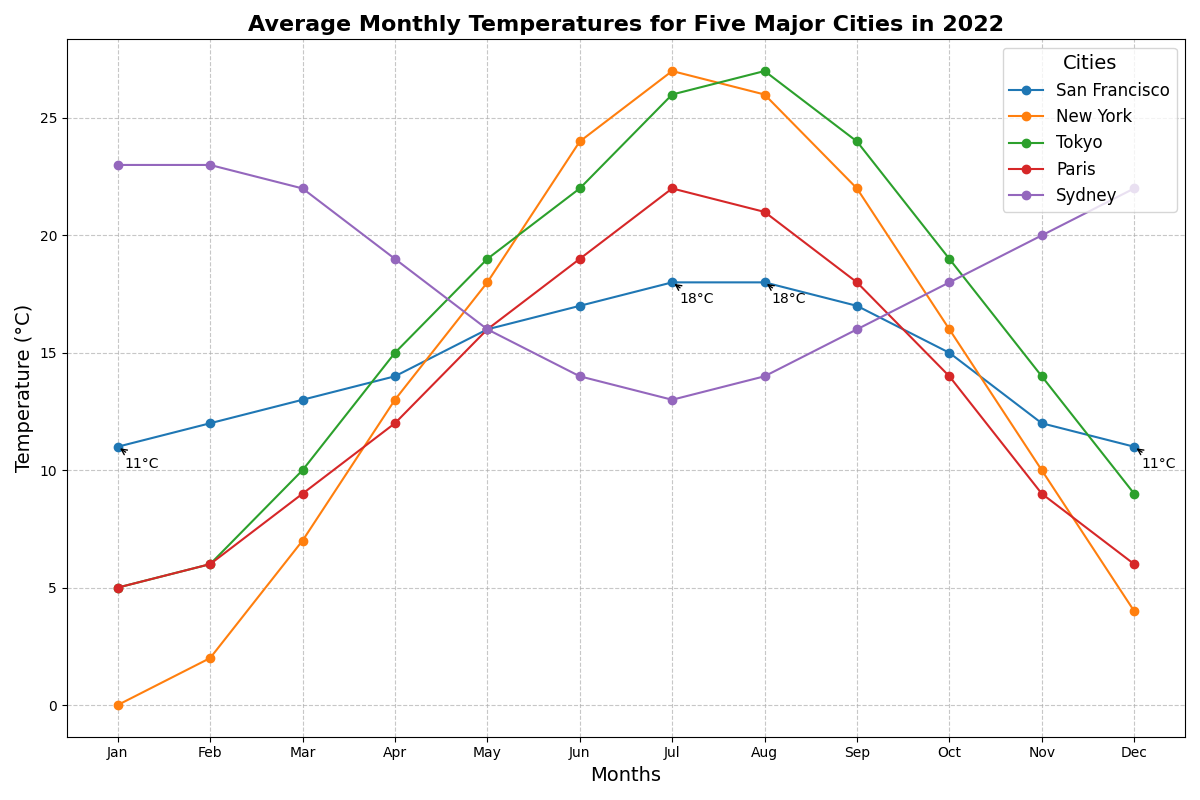

Python code for this plot:
import matplotlib.pyplot as plt
import numpy as np

# Backstory: Tracking the average temperatures of five cities over a year
# Cities: "San Francisco", "New York", "Tokyo", "Paris", "Sydney"
# Topic: Monthly average temperatures for the year 2022

# Months
months = np.array([
    'Jan', 'Feb', 'Mar', 'Apr', 'May', 'Jun', 
    'Jul', 'Aug', 'Sep', 'Oct', 'Nov', 'Dec'
])

# Temperatures in Celsius
san_francisco_temps = np.array([11, 12, 13, 14, 16, 17, 18, 18, 17, 15, 12, 11])
new_york_temps = np.array([0, 2, 7, 13, 18, 24, 27, 26, 22, 16, 10, 4])
tokyo_temps = np.array([5, 6, 10, 15, 19, 22, 26, 27, 24, 19, 14, 9])
paris_temps = np.array([5, 6, 9, 12, 16, 19, 22, 21, 18, 14, 9, 6])
sydney_temps = np.array([23, 23, 22, 19, 16, 14, 13, 14, 16, 18, 20, 22])

# Create the plot
fig, ax = plt.subplots(figsize=(12, 8))

# Plot each city's data
ax.plot(months, san_francisco_temps, label='San Francisco', color='tab:blue', marker='o', linestyle='-')
ax.plot(months, new_york_temps, label='New York', color='tab:orange', marker='o', linestyle='-')
ax.plot(months, tokyo_temps, label='Tokyo', color='tab:green', marker='o', linestyle='-')
ax.plot(months, paris_temps, label='Paris', color='tab:red', marker='o', linestyle='-')
ax.plot(months, sydney_temps, label='Sydney', color='tab:purple', marker='o', linestyle='-')

# Title and labels
ax.set_title('Average Monthly Temperatures for Five Major Cities in 2022', fontsize=16, fontweight='bold', loc='center')
ax.set_xlabel('Months', fontsize=14)
ax.set_ylabel('Temperature (°C)', fontsize=14)

# Add a legend
ax.legend(title='Cities', fontsize=12, title_fontsize=14, loc='upper right')

# Customize grid
ax.grid(True, linestyle='--', alpha=0.7)

# Annotate specific points for clarity
for (month, temp_san_francisco) in zip(months, san_francisco_temps):
    if temp_san_francisco in [11, 18]:
        ax.annotate(f'{temp_san_francisco}°C', xy=(month, temp_san_francisco), xytext=(5, -15), 
                    textcoords='offset points', arrowprops=dict(arrowstyle='->', lw=1))

# Automatically adjust layout to prevent overlap
plt.tight_layout()

# Show the plot
plt.show()
